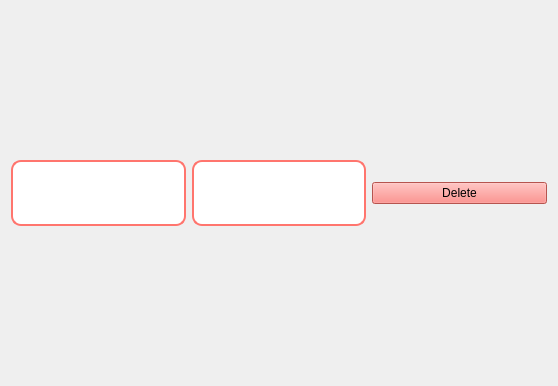
<?xml version="1.0" encoding="UTF-8"?>
<ui version="4.0">
 <class>Mapping</class>
 <widget class="QWidget" name="Mapping">
  <property name="geometry">
   <rect>
    <x>0</x>
    <y>0</y>
    <width>558</width>
    <height>386</height>
   </rect>
  </property>
  <property name="windowTitle">
   <string>Form</string>
  </property>
  <property name="styleSheet">
   <string notr="true">QComboBox {
    border: 2px solid #FF756E;
    border-radius: 10px;
	font: 17pt Comic Sans MS;
	height:58px;
    selection-background-color: #FF756E;
    padding-top: 2px;    
    padding-bottom: 2px; 
    padding-left: 4px;
    padding-right: 4px;
}

QComboBox:disabled {
    background-color: #FFFEFE;
    color: #787878;
}

QComboBox:hover{
    background-color:#FF756E;
}

QComboBox:on {
    selection-background-color: #FF756E;
}

QComboBox QAbstractItemView {
    background-color: #FFFEFE;
    border-radius: 3px;
    border: 2px solid #FF483E;
    selection-color: black;
    selection-background-color: #FF756E;
}

QComboBox::drop-down {
    subcontrol-origin: padding;
    subcontrol-position: top right;
    width: 20px;
    border-left-width: 0px;
    border-left-color: #FF756E;
    border-left-style: solid;
    border-top-right-radius: 3px;
    border-bottom-right-radius: 3px;
}

QComboBox::down-arrow {
    image: url(:/images/arrow.png);
}
</string>
  </property>
  <layout class="QHBoxLayout" name="horizontalLayout">
   <item>
    <widget class="QComboBox" name="topic"/>
   </item>
   <item>
    <widget class="QComboBox" name="subtopic"/>
   </item>
   <item>
    <widget class="QPushButton" name="deleteMapping">
     <property name="styleSheet">
      <string notr="true">#deleteMapping{
	background-color:#FF756E;
}

#deleteMapping:hover{
	background-color:#FF483E;
}</string>
     </property>
     <property name="text">
      <string>Delete</string>
     </property>
    </widget>
   </item>
  </layout>
 </widget>
 <resources/>
 <connections/>
</ui>
